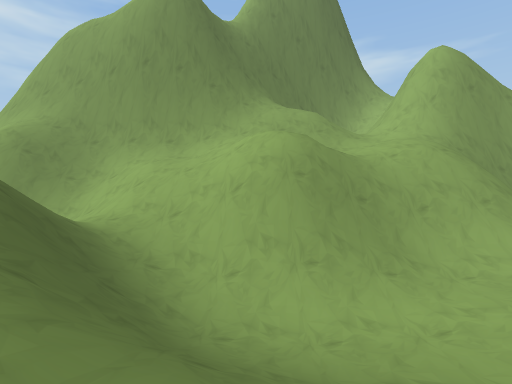
view 1 (above)

12 first-person views from a walk through a 3-D level made in the Unity game engine. The camera is 1.3 m above the floor, tilts 2° down and sees 85° across. The floor is counted in squares, 2 m on a side. Each view is taken from the middle of a square. On the plan, view 1 faces up. The plan holds only what a view shows up to about 9 squares ahead; the rest is blank. The place goes on beyond the plan. The player character is not drawn. Some surface patterns are stand-ins.

view 2
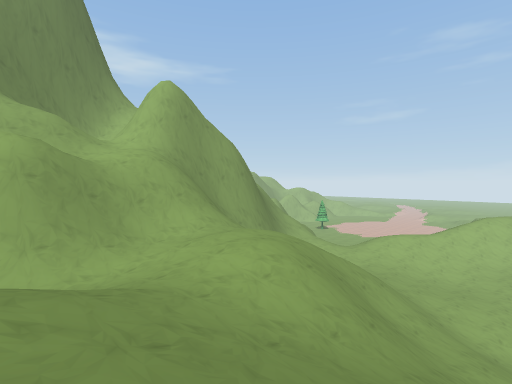

view 3
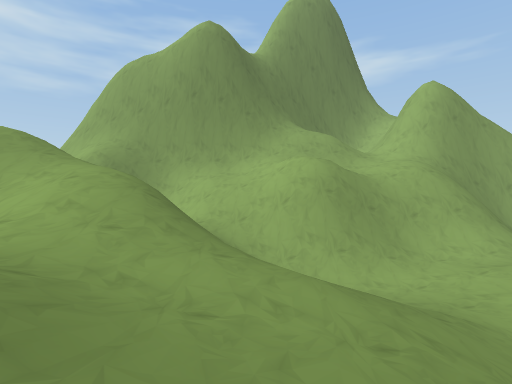

view 4
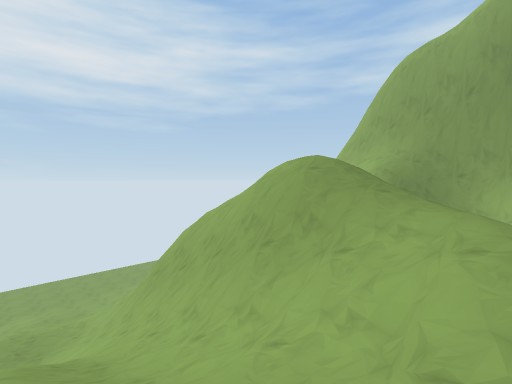

view 5
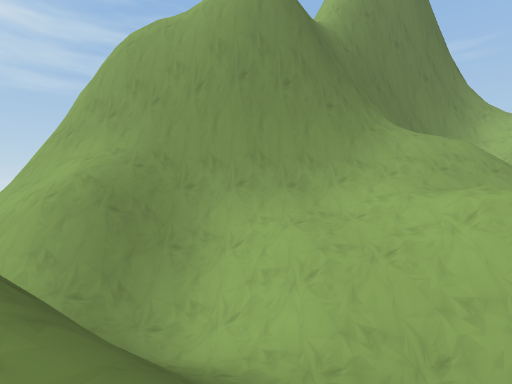

view 6
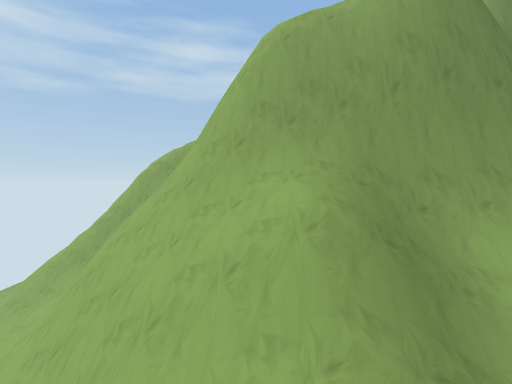

view 7
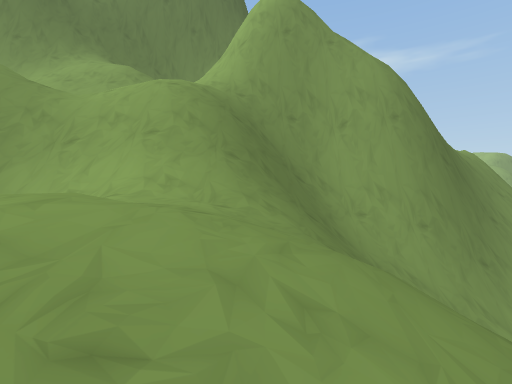

view 8
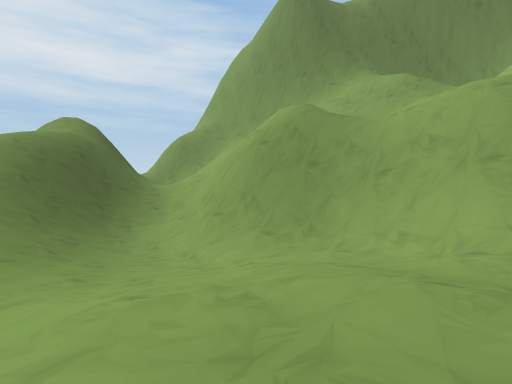

view 9
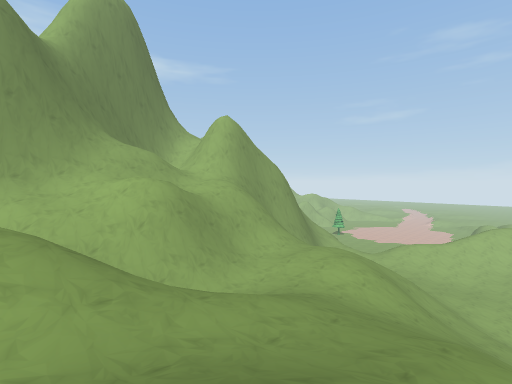

view 10
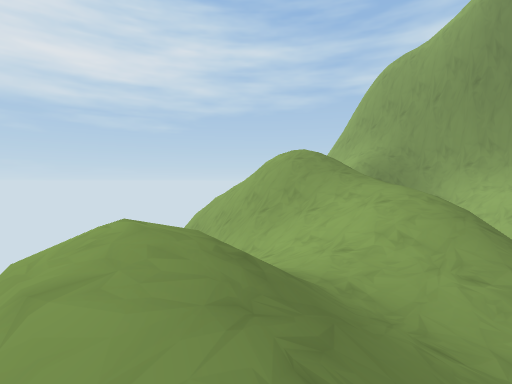

view 11
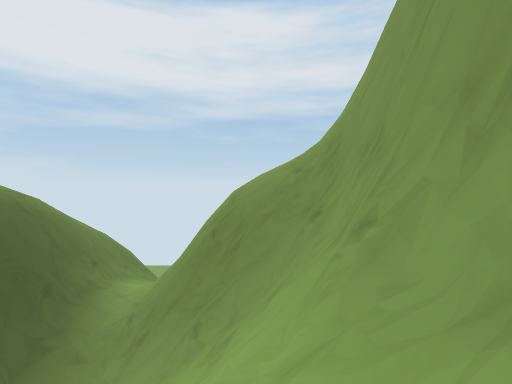

view 12
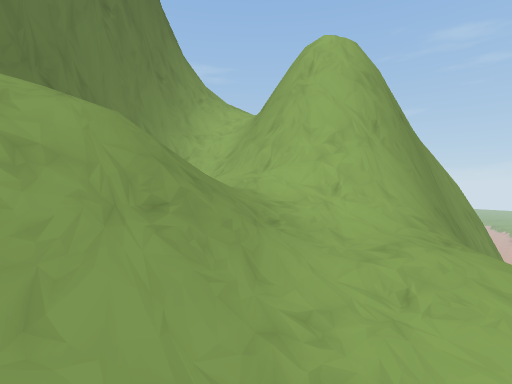

### Floor plan
Key: @ floor where view 1 was taken; # wall or solid block; x gap in a wall; . main floor; : floor 0.75 m higher than the main floor; - floor 0.75 m lower than the main floor; + floor 1.5 m higher than the main floor; * floor 2.25 m higher than the main floor; _ floor 2.5 m lower than the main floor; % floor 3.25 m higher than the main floor; < floor 3.25 m lower than the main floor; ( floor 4.75 m lower than the main floor; & floor 4.75 m higher than the main floor; ! floor 5.75 m lower than the main floor; / step, stairs or slope; = window, fence, low wall or low ledge; v drop or lower ground.
Columns run from 14 left of view 1 to 10 right of it. Each row starts with its distance up from view 1.
 12   #           #
 11 =//          =#####
 10 /// v   ###  v### #
  9  //########  ##/ &#
  8   /#### ######////###
  7    /#######=///////##
  6      #####//////%//v#####
  5       ///////////==x####
  4     ====##////##v=///
  3       //////////-..//
  2    //#=##//////--..//
  1   //////////////-.//// /(
  0   /<<//////*+:@////////((
 -1   /<_   // ////////////!!
 -2           v//////  ///!/!

Positions as (right, up) in squares from view 1, and headings:
1: (0, 0), facing up
2: (0, -2), facing up-right
3: (-1, -2), facing up
4: (-3, -1), facing up-left
5: (-3, 2), facing up
6: (-7, 3), facing up
7: (5, 1), facing up
8: (4, 1), facing up-left
9: (-3, -2), facing up-right
10: (-2, -2), facing up-left
11: (-2, 7), facing left
12: (1, 6), facing up-right
